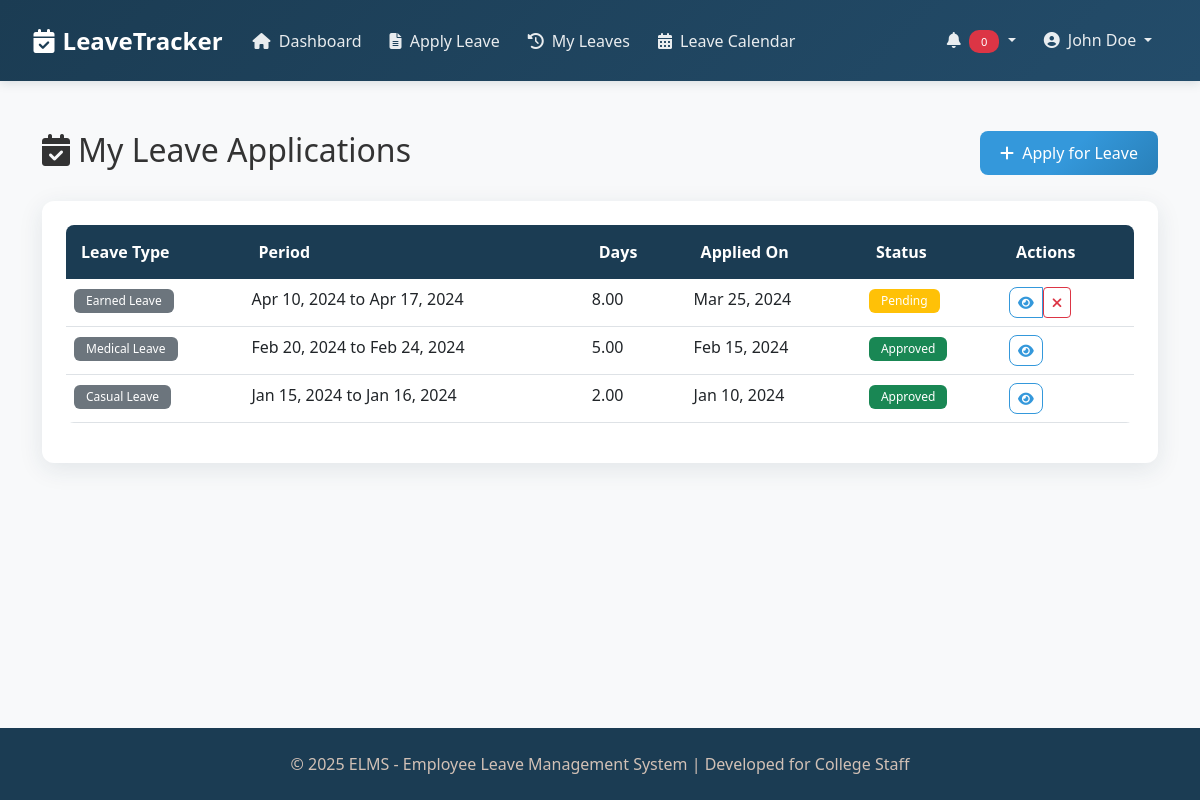
The page /modules/my_leaves.php (signed in) on the database its author committed.
### tables this page shows
CREATE TABLE IF NOT EXISTS `leave_applications` (
  `id` int(11) NOT NULL AUTO_INCREMENT,
  `user_id` int(11) NOT NULL,
  `leave_type_id` int(11) NOT NULL,
  `start_date` date NOT NULL,
  `end_date` date NOT NULL,
  `days` decimal(10,2) NOT NULL,
  `reason` text NOT NULL,
  `status` enum('pending','approved','rejected','cancelled') NOT NULL DEFAULT 'pending',
  `attachment` varchar(255) DEFAULT NULL,
  `created_at` timestamp NOT NULL DEFAULT CURRENT_TIMESTAMP,
  `updated_at` timestamp NOT NULL DEFAULT CURRENT_TIMESTAMP ON UPDATE CURRENT_TIMESTAMP,
  PRIMARY KEY (`id`),
  KEY `user_id` (`user_id`),
  KEY `leave_type_id` (`leave_type_id`),
  CONSTRAINT `leave_applications_ibfk_1` FOREIGN KEY (`user_id`) REFERENCES `users` (`id`) ON DELETE CASCADE,
  CONSTRAINT `leave_applications_ibfk_2` FOREIGN KEY (`leave_type_id`) REFERENCES `leave_types` (`id`) ON DELETE CASCADE
);

CREATE TABLE IF NOT EXISTS `leave_types` (
  `id` int(11) NOT NULL AUTO_INCREMENT,
  `name` varchar(100) NOT NULL,
  `description` text,
  `max_days` int(11) NOT NULL,
  `applicable_to` set('staff','department_head','dean','principal') NOT NULL,
  `requires_attachment` tinyint(1) NOT NULL DEFAULT '0',
  `is_paid` tinyint(1) NOT NULL DEFAULT '1',
  `accrual_rate` decimal(10,2) DEFAULT NULL COMMENT 'Days per month',
  `carry_forward` tinyint(1) NOT NULL DEFAULT '0',
  `max_carry_forward_days` int(11) DEFAULT NULL,
  `created_at` timestamp NOT NULL DEFAULT CURRENT_TIMESTAMP,
  `updated_at` timestamp NOT NULL DEFAULT CURRENT_TIMESTAMP ON UPDATE CURRENT_TIMESTAMP,
  PRIMARY KEY (`id`)
);

### modules/my_leaves.php (the view, shortened to what this page needs)
<?php
require_once '../config/db.php';
$user_id = $_SESSION['user_id'];
$sql = "SELECT la.*, lt.name as leave_type_name
        FROM leave_applications la
        JOIN leave_types lt ON la.leave_type_id = lt.id
        WHERE la.user_id = :user_id
        ORDER BY la.created_at DESC";
$stmt = $conn->prepare($sql);
$stmt->bindParam(':user_id', $user_id, PDO::PARAM_INT);
$stmt->execute();
$leave_applications = $stmt->fetchAll();
include_once '../includes/header.php';
?>
<div class="container">
    <div class="row mb-4">
        <div class="col-md-8">
            <h2><i class="fas fa-calendar-check me-2"></i>My Leave Applications</h2>
        </div>
        <div class="col-md-4 text-end">
            <a href="../modules/apply_leave.php" class="btn btn-primary">
                <i class="fas fa-plus me-1"></i> Apply for Leave
            </a>
        </div>
    </div>
    <?php if (count($leave_applications) == 0): ?>
        <div class="card shadow-professional">
            <div class="card-body text-center py-5">
                <i class="fas fa-calendar-times fa-4x text-muted mb-3"></i>
                <h4>No Leave Applications Found</h4>
                <p class="text-muted">You haven't applied for any leave yet.</p>
                <a href="../modules/apply_leave.php" class="btn btn-primary mt-2">
                    <i class="fas fa-plus me-1"></i> Apply for Leave
                </a>
            </div>
        </div>
    <?php else: ?>
        <div class="card shadow-professional">
            <div class="card-body">
                <div class="table-responsive">
                    <table class="table table-hover">
                        <thead>
                            <tr>
                                <th>Leave Type</th>
                                <th>Period</th>
                                <th>Days</th>
                                <th>Applied On</th>
                                <th>Status</th>
                                <th>Actions</th>
                            </tr>
                        </thead>
                        <tbody>
                            <?php foreach ($leave_applications as $leave): ?>
                                <?php
                                    $status_class = '';
                                    switch ($leave['status']) {
                                        case 'pending':
                                            $status_class = 'bg-warning';
                                            break;
                                        case 'approved':
                                            $status_class = 'bg-success';
                                            break;
                                    }
                                ?>
                                <tr>
                                    <td>
                                        <span class="badge bg-secondary">
                                            <?php echo htmlspecialchars($leave['leave_type_name']); ?>
                                        </span>
                                    </td>
                                    <td>
                                        <?php
                                            $start_date = date('M d, Y', strtotime($leave['start_date']));
                                            $end_date = date('M d, Y', strtotime($leave['end_date']));
                                            echo $start_date;
                                            if ($start_date != $end_date) {
                                                echo ' to ' . $end_date;
                                            }
                                        ?>
                                    </td>
                                    <td><?php echo $leave['days']; ?></td>
                                    <td><?php echo date('M d, Y', strtotime($leave['created_at'])); ?></td>
                                    <td>
                                        <span class="badge <?php echo $status_class; ?>">
                                            <?php echo ucfirst($leave['status']); ?>
                                        </span>
                                    </td>
                                    <td>
                                        <div class="btn-group">
                                            <button type="button" class="btn btn-sm btn-outline-primary" data-bs-toggle="modal" data-bs-target="#leaveDetailsModal<?php echo $leave['id']; ?>">
                                                <i class="fas fa-eye"></i>
                                            </button>
                                            <?php if ($leave['status'] == 'pending'): ?>
                                                <form method="post" onsubmit="return confirm('Are you sure you want to cancel this leave application?');">
                                                    <button type="submit" name="cancel_leave" class="btn btn-sm btn-outline-danger">
                                                        <i class="fas fa-times"></i>
                                                    </button>
                                                </form>
                                            <?php endif; ?>
                                        </div>
                                    </td>
                                </tr>
                            <?php endforeach; ?>
                        </tbody>
                    </table>
                </div>
            </div>
        </div>
    <?php endif; ?>
</div>
<?php
include_once '../includes/footer.php';
?>

### css/style.css (style rules this page uses)
:root { --primary-dark: #1B3C53; --primary-medium: #234C6A; --primary-light: #456882; --accent-light: #D2C1B6; --white: #ffffff; --light-gray: #f8f9fa; --border-color: #e9ecef; }
html, body { height: 100%; }
body { font-family: 'Segoe UI', Tahoma, Geneva, Verdana, sans-serif; background-color: var(--light-gray); color: #333; display: flex; flex-direction: column; }
.card { border: none; border-radius: 12px; box-shadow: 0 4px 20px rgba(27, 60, 83, 0.08); transition: all 0.3s ease; background: var(--white); }
.card-body { padding: 1.5rem; }
.btn-primary { background: linear-gradient(135deg, #3498db 50%, #2980b9 100%); border: none; border-radius: 8px; padding: 10px 20px; font-weight: 500; transition: all 0.3s ease; color: white; }
.btn-outline-primary { border-color: #3498db; color: #3498db; border-radius: 8px; font-weight: 500; transition: all 0.3s ease; }
.table { border-radius: 8px; overflow: hidden; }
.table thead th { background-color: var(--primary-dark); color: var(--white); border: none; font-weight: 600; padding: 15px; }
.table tbody tr { transition: all 0.2s ease; }
.badge { border-radius: 6px; padding: 6px 12px; font-weight: 500; }
.shadow-professional { box-shadow: 0 6px 25px rgba(27, 60, 83, 0.1); }

### rows shown on the page
leave_applications: leave_type.name "Earned Leave", start_date "Apr 10, 2024", end_date "Apr 17, 2024", days "8.00", created_at "Mar 25, 2024", status "Pending"
leave_applications: leave_type.name "Medical Leave", start_date "Feb 20, 2024", end_date "Feb 24, 2024", days "5.00", created_at "Feb 15, 2024", status "Approved"
leave_applications: leave_type.name "Casual Leave", start_date "Jan 15, 2024", end_date "Jan 16, 2024", days "2.00", created_at "Jan 10, 2024", status "Approved"

### other values the page prints
$_SESSION['first_name'] . ' ' . $_SESSION['last_name'] "John Doe"
